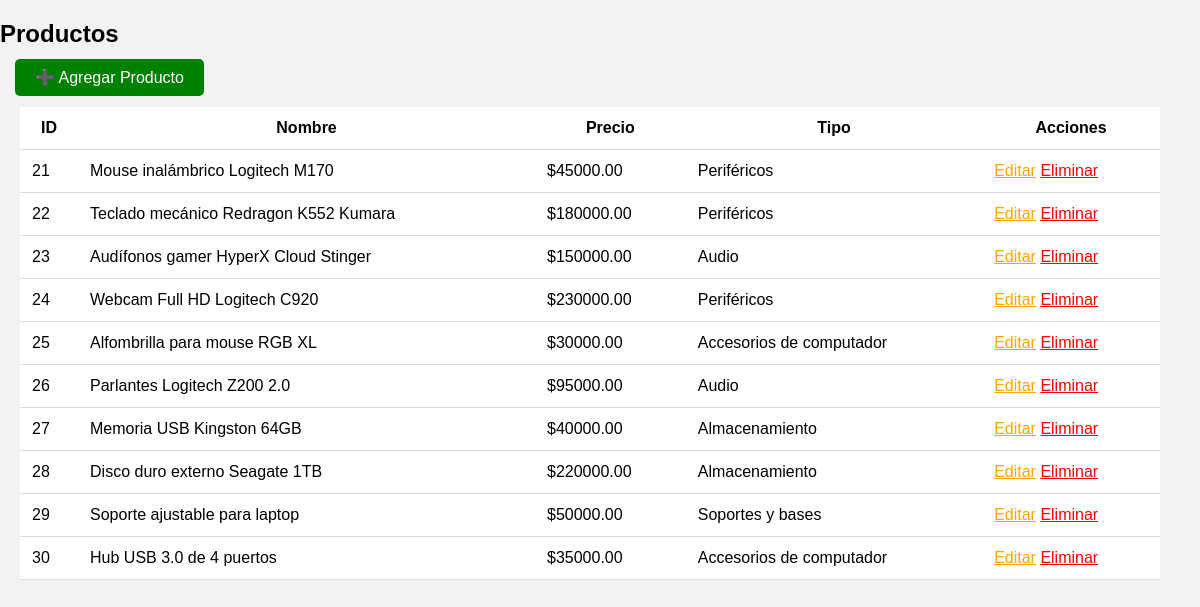
The page /productos/listar.php (signed in) on the database its author committed.
### tables this page shows
CREATE TABLE `productos` (
  `id` int(11) NOT NULL,
  `nombre` varchar(100) DEFAULT NULL,
  `precio` decimal(10,2) DEFAULT NULL,
  `id_tipo` int(11) DEFAULT NULL
);

CREATE TABLE `tipos` (
  `id` int(11) NOT NULL,
  `nombre` varchar(100) DEFAULT NULL
);

### productos/listar.php (the view, shortened to what this page needs)
<?php
include("../db.php");
$datos = $conexion->query("SELECT p.id, p.nombre, p.precio, t.nombre AS tipo
 FROM productos p LEFT JOIN tipos t ON p.id_tipo=t.id");
?>
<!DOCTYPE html>
<html>
<head>
    <link rel="stylesheet" href="../css/estilos.css">
</head>
<body>
<h2>Productos</h2>
<a class="btn" href="crear.php">➕ Agregar Producto</a>
<table>
<tr><th>ID</th><th>Nombre</th><th>Precio</th><th>Tipo</th><th>Acciones</th></tr>
<?php while($fila = $datos->fetch_assoc()) { ?>
<tr>
    <td><?= $fila['id'] ?></td>
    <td><?= $fila['nombre'] ?></td>
    <td>$<?= $fila['precio'] ?></td>
    <td><?= $fila['tipo'] ?></td>
    <td>
        <a class="editar" href="editar.php?id=<?=$fila['id']?>">Editar</a>
        <a class="eliminar" href="eliminar.php?id=<?=$fila['id']?>">Eliminar</a>
    </td>
</tr>
<?php } ?>
</table>
</body>
</html>

### css/estilos.css (style rules this page uses)
body { font-family: Arial; background:#f2f2f2; margin:0; }
table { margin:20px; width:95%; background:white; border-collapse:collapse; }
table th, table td { padding:12px; border-bottom:1px solid #ddd; }
.btn { margin:15px; padding:10px 20px; background:green; color:white; text-decoration:none; border-radius:5px; }
.editar { color:orange; }
.eliminar { color:red; }

### rows shown on the page
productos: id "21", nombre "Mouse inalámbrico Logitech M170", precio "45000.00", id_tipo.nombre "Periféricos"
productos: id "22", nombre "Teclado mecánico Redragon K552 Kumara", precio "180000.00", id_tipo.nombre "Periféricos"
productos: id "23", nombre "Audífonos gamer HyperX Cloud Stinger", precio "150000.00", id_tipo.nombre "Audio"
productos: id "24", nombre "Webcam Full HD Logitech C920", precio "230000.00", id_tipo.nombre "Periféricos"
productos: id "25", nombre "Alfombrilla para mouse RGB XL", precio "30000.00", id_tipo.nombre "Accesorios de computador"
productos: id "26", nombre "Parlantes Logitech Z200 2.0", precio "95000.00", id_tipo.nombre "Audio"
productos: id "27", nombre "Memoria USB Kingston 64GB", precio "40000.00", id_tipo.nombre "Almacenamiento"
productos: id "28", nombre "Disco duro externo Seagate 1TB", precio "220000.00", id_tipo.nombre "Almacenamiento"
productos: id "29", nombre "Soporte ajustable para laptop", precio "50000.00", id_tipo.nombre "Soportes y bases"
productos: id "30", nombre "Hub USB 3.0 de 4 puertos", precio "35000.00", id_tipo.nombre "Accesorios de computador"
